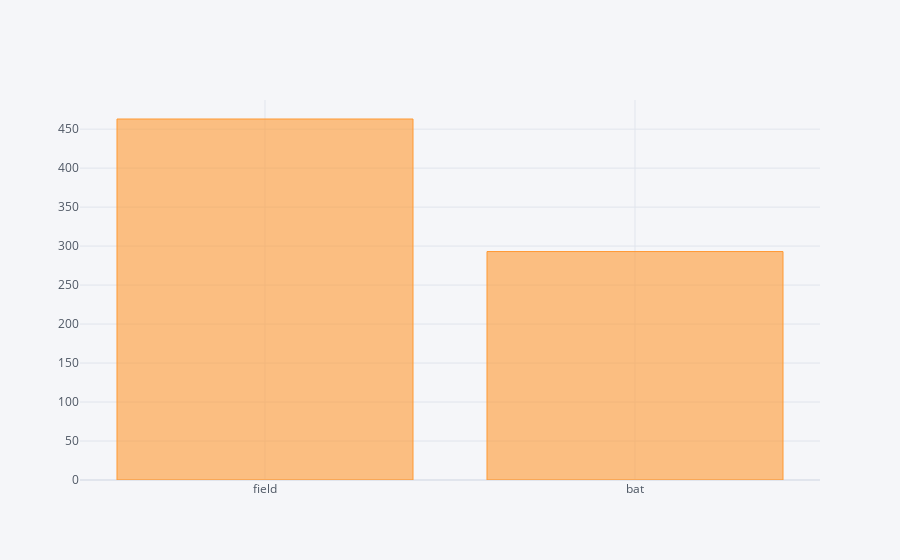

The code cell stored with this chart in its notebook:
### Code cell
ts=matches.toss_decision.value_counts().iplot(kind='bar')
ts

### Figure 1 — Plotly figure (JSON) as saved in the notebook; plotly's stock layout.template omitted (floating-point values rounded to 4 significant figures)
{"data": [{"marker": {"color": "rgba(255, 153, 51, 0.6)", "line": {"color": "rgba(255, 153, 51, 1.0)", "width": 1}}, "name": "toss_decision", "orientation": "v", "text": "", "type": "bar", "x": ["field", "bat"], "y": [463, 293]}], "layout": {"legend": {"bgcolor": "#F5F6F9", "font": {"color": "#4D5663"}}, "paper_bgcolor": "#F5F6F9", "plot_bgcolor": "#F5F6F9", "title": {"font": {"color": "#4D5663"}}, "xaxis": {"gridcolor": "#E1E5ED", "showgrid": true, "tickfont": {"color": "#4D5663"}, "title": {"font": {"color": "#4D5663"}, "text": ""}, "zerolinecolor": "#E1E5ED"}, "yaxis": {"gridcolor": "#E1E5ED", "showgrid": true, "tickfont": {"color": "#4D5663"}, "title": {"font": {"color": "#4D5663"}, "text": ""}, "zerolinecolor": "#E1E5ED"}}}
